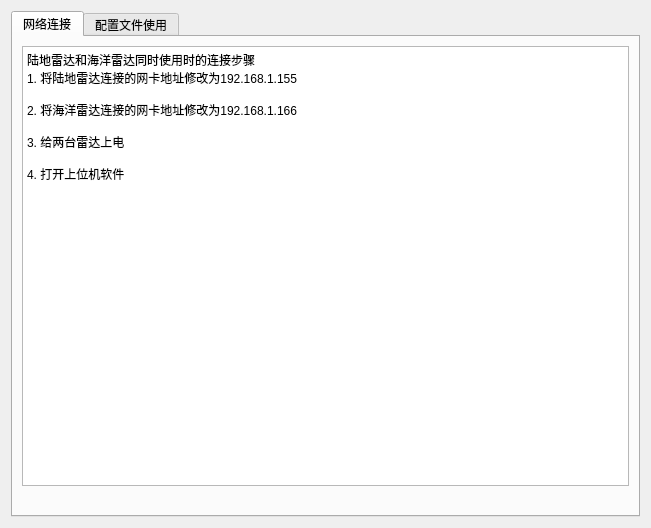
<?xml version="1.0" encoding="UTF-8"?>
<ui version="4.0">
 <class>NoteInfo</class>
 <widget class="QWidget" name="NoteInfo">
  <property name="geometry">
   <rect>
    <x>0</x>
    <y>0</y>
    <width>651</width>
    <height>528</height>
   </rect>
  </property>
  <property name="windowTitle">
   <string>Form</string>
  </property>
  <layout class="QVBoxLayout" name="verticalLayout">
   <item>
    <widget class="QTabWidget" name="tabWidget">
     <property name="currentIndex">
      <number>0</number>
     </property>
     <widget class="QWidget" name="tab">
      <attribute name="title">
       <string>网络连接</string>
      </attribute>
      <layout class="QVBoxLayout" name="verticalLayout_2">
       <item>
        <widget class="QPlainTextEdit" name="plainTextEdit">
         <property name="readOnly">
          <bool>true</bool>
         </property>
         <property name="plainText">
          <string>陆地雷达和海洋雷达同时使用时的连接步骤
1. 将陆地雷达连接的网卡地址修改为192.168.1.155

2. 将海洋雷达连接的网卡地址修改为192.168.1.166

3. 给两台雷达上电

4. 打开上位机软件</string>
         </property>
        </widget>
       </item>
       <item>
        <widget class="QLabel" name="label">
         <property name="text">
          <string/>
         </property>
         <property name="pixmap">
          <pixmap resource="../../res.qrc">:/qss/ch_pos.png</pixmap>
         </property>
         <property name="scaledContents">
          <bool>false</bool>
         </property>
        </widget>
       </item>
      </layout>
     </widget>
     <widget class="QWidget" name="tab_2">
      <attribute name="title">
       <string>配置文件使用</string>
      </attribute>
      <layout class="QVBoxLayout" name="verticalLayout_3">
       <item>
        <widget class="QPlainTextEdit" name="plainTextEdit_2">
         <property name="readOnly">
          <bool>true</bool>
         </property>
         <property name="plainText">
          <string>1. exe下没有配置文件的时候，系统会自动生成一个
2. 最多支持2个雷达配置。按照下面示例可以配置同时使用两个雷达
[RadarType1]
radarType=1
sampleLen=6000
sampleRate=20000
firstStartPos=32
firstLen=64
secondStartPos=1280
secondLen=200
subThreshold=200
sumThreshold=2000

[RadarType2]
radarType=0
sampleLen=6000
sampleRate=1000
firstStartPos=32
firstLen=100
secondStartPos=1000
secondLen=400
subThreshold=200
sumThreshold=2000

3. 可以选择只使用一个雷达，删除配置文件中的数据即可</string>
         </property>
        </widget>
       </item>
      </layout>
     </widget>
    </widget>
   </item>
  </layout>
 </widget>
 <resources>
  <include location="../../res.qrc"/>
 </resources>
 <connections/>
</ui>
